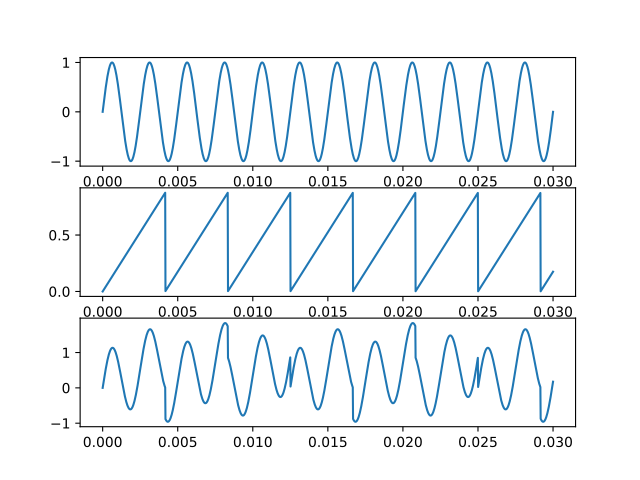

Write the Python code that produced this figure.
import numpy as np
import matplotlib.pyplot as plt

def a(t):
    return np.sin(2 * np.pi * 400 * t)

def b(t):
    return 210 * np.mod(t, 1/240)

fig, axs = plt.subplots(3)

x0 = np.linspace(0, 0.03, 1600)

axs[0].plot(x0, a(x0))
axs[1].plot(x0, b(x0))
axs[2].plot(x0, a(x0) + b(x0))

plt.show()
